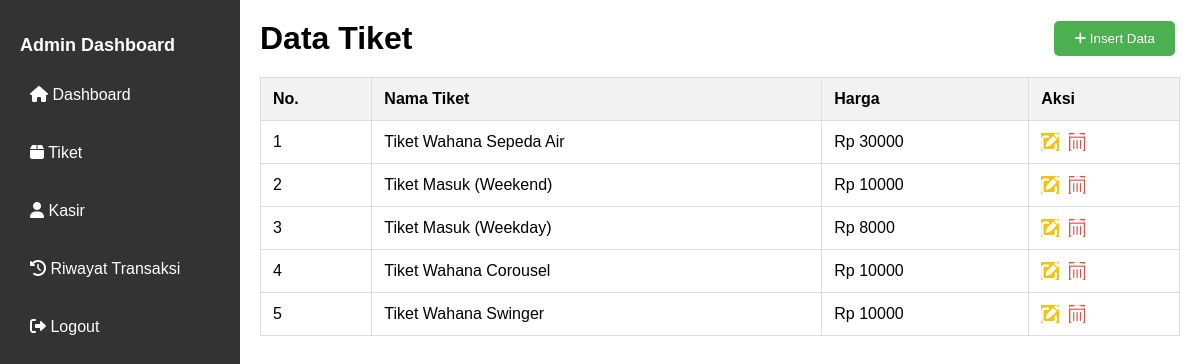
Page /pages/barang.php on the committed database.
### tables this page shows
CREATE TABLE `tiket` (
  `id_tiket` int(11) NOT NULL,
  `harga` float DEFAULT NULL,
  `nama` varchar(100) DEFAULT NULL
);

### pages/barang.php (the view, shortened to what this page needs)
<?php
require '../config.php';
$stmt = $pdo->query('SELECT * FROM tiket');
$tikets = $stmt->fetchAll();
?>
<!DOCTYPE html>
<html lang="en">
<head>
    <link rel="stylesheet" href="../css/styles.css">
    <link rel="stylesheet" href="https://cdnjs.cloudflare.com/ajax/libs/font-awesome/6.0.0-beta3/css/all.min.css">
</head>
<body>
    <div class="container">
        <aside class="sidebar">
            <h2>Admin Dashboard</h2>
            <nav>
                <ul>
                    <li><a href="index.php"><i class="fas fa-home"></i> Dashboard</a></li>
                    <li><a href="barang.php"><i class="fas fa-box"></i> Tiket</a></li>
                    <li><a href="kasir.php"><i class="fas fa-user"></i> Kasir</a></li>
                    <li><a href="transaksi.php"><i class="fas fa-history"></i> Riwayat Transaksi</a></li>
                    <li><a href="../logout.php"><i class="fas fa-sign-out-alt"></i> Logout</a></li>
                </ul>
            </nav>
        </aside>
        <main class="main-content">
            <header>
                <h1>Data Tiket</h1>
                <button class="insert-button"><i class="fas fa-plus"></i> Insert Data</button>
            </header>
            <table>
                <thead>
                    <tr>
                        <th>No.</th>
                        <th>Nama Tiket</th>
                        <th>Harga</th>
                        <th>Aksi</th>
                    </tr>
                </thead>
                <tbody>
                    <?php foreach ($tikets as $index => $tiket): ?>
                    <tr>
                        <td><?= $index + 1 ?></td>
                        <td><?= $tiket['nama'] ?></td>
                        <td>Rp <?= $tiket['harga'] ?></td>
                        <td class="action-buttons">
                            <div class="edit-delete-icons">
                                <i class="fas fa-edit edit-button" onclick="openUpdatePopup(<?= $tiket['id_tiket'] ?>, '<?= $tiket['nama'] ?>', '<?= $tiket['harga'] ?>')"></i>
                                <i class="fas fa-trash-alt delete-button" onclick="deleteData(<?= $tiket['id_tiket'] ?>)"></i>
                            </div>
                        </td>
                    </tr>
                    <?php endforeach; ?>
                </tbody>
            </table>
        </main>
    </div>
</body>
</html>

### css/styles.css (style rules this page uses)
body { margin: 0; font-family: Arial, sans-serif; height: 100vh; overflow: hidden; display: flex; }
.container { display: flex; flex: 1; height: 100%; overflow: hidden; }
.sidebar { width: 200px; background-color: #2C3E50; color: white; padding: 20px; }
.sidebar h2 { font-size: 18px; }
.sidebar nav ul { list-style: none; padding: 0; }
.sidebar nav ul li { margin: 20px 0; }
.sidebar nav ul li a { color: white; text-decoration: none; }
.main-content { flex: 1; padding: 20px; overflow-y: auto; }
header { display: flex; justify-content: space-between; align-items: center; }
header h1 { margin: 0; }
.insert-button, .download-button { padding: 10px 20px; background-color: #3498DB; color: white; border: none; cursor: pointer; }
table { width: 100%; border-collapse: collapse; margin-top: 20px; }
table, th, td { border: 1px solid #ddd; }
th, td { padding: 12px; text-align: left; }
th { background-color: #f2f2f2; }
button { padding: 5px 10px; margin-right: 5px; border: none; cursor: pointer; }
.edit-button { background-color: #F1C40F; color: white; }
.delete-button { background-color: #E74C3C; color: white; }

### pages/barang.php (style rules this page uses)
.sidebar { background-color: #333; color: white; padding: 20px; height: 100%; }
.sidebar h2 { margin-bottom: 20px; }
.sidebar ul { list-style-type: none; padding: 0; }
.sidebar ul li { margin-bottom: 10px; }
.sidebar ul li a { color: white; text-decoration: none; display: block; padding: 10px; border-radius: 5px; }
.container { display: flex; height: 100vh; }
.main-content { flex: 1; padding: 20px; }
.main-content header { display: flex; justify-content: space-between; align-items: center; margin-bottom: 20px; }
.main-content h1 { margin: 0; }
.insert-button { background-color: #4CAF50; color: white; border: none; padding: 10px 20px; border-radius: 5px; cursor: pointer; transition: background-color 0.3s ease; }
table { width: 100%; border-collapse: collapse; margin-bottom: 20px; }
table th, table td { padding: 12px; border: 1px solid #ddd; }
table th { background-color: #f2f2f2; text-align: left; }
.edit-delete-icons { display: flex; gap: 10px; }
.edit-delete-icons i { cursor: pointer; font-size: 18px; transition: color 0.3s ease; }

### rows in the picture
tiket: nama "Tiket Wahana Sepeda Air", harga "30000"
tiket: nama "Tiket Masuk (Weekend)", harga "10000"
tiket: nama "Tiket Masuk (Weekday)", harga "8000"
tiket: nama "Tiket Wahana Corousel", harga "10000"
tiket: nama "Tiket Wahana Swinger", harga "10000"
